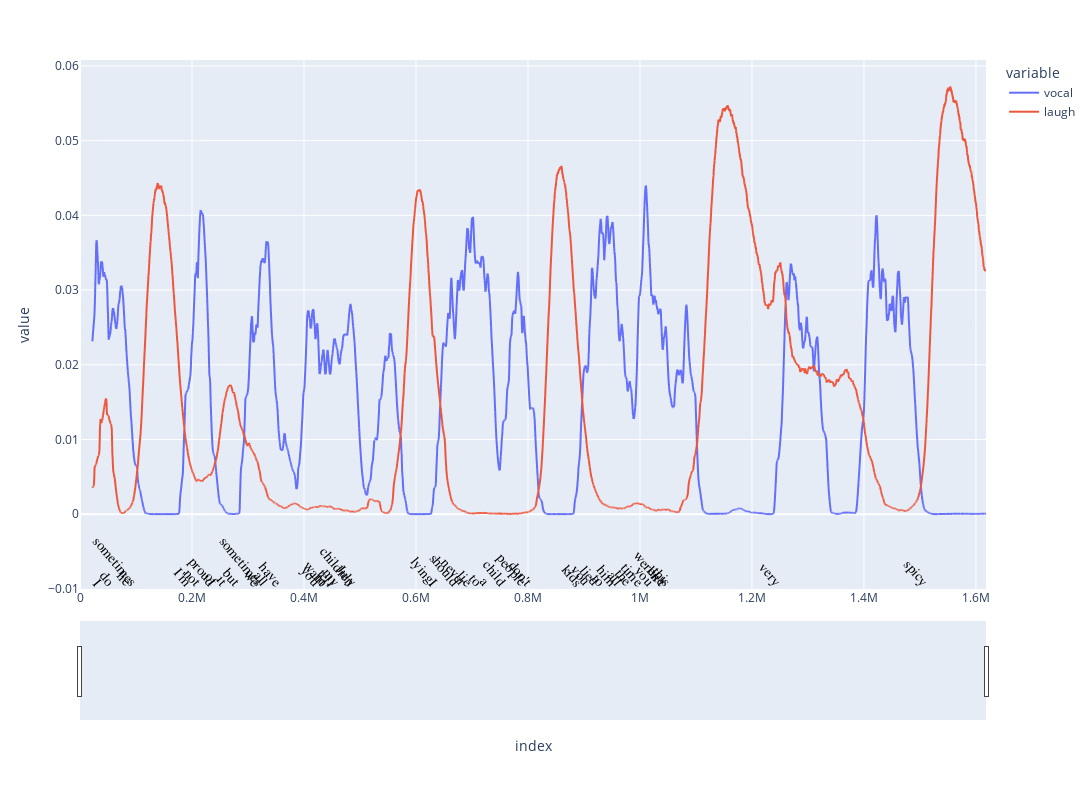

The notebook cell saved with this chart:
### Code cell
import numpy as np
import plotly.express as px
import plotly.graph_objects as go
from plotly.subplots import make_subplots


ind = 0
rate = laugh_Fs
px_fig = px.line(
    smooth,
    width=2000,
    height=800,
    # title=words,
    # text=words,
)
annotations = []
for start, end, words in out:
    ind += 1

    nwords = len(words.split())
    duration = end - start
    annotations += [
        go.layout.Annotation(
            x=x,
            y=-.01,
            # mode="text",
            text=word,
            # textposition="bottom center",
            font_size=14,
            font_family="Arial",
            font_color="black",
            yanchor="bottom",
            textangle=50,
            showarrow=False,
            borderwidth=0,
            borderpad=0,
            # yanchor='bottom',
        )
        for x, y, word in zip(
            np.linspace((start + .4 * duration) * rate, end * rate, nwords),
            np.repeat(smooth.max().to_numpy(), nwords),
            words.split(),
        )
    ]
px_fig.update_layout(
    xaxis=dict(rangeslider=dict(visible=True), type="linear"),
    annotations=annotations,
    # yaxis={"range":[0,.0028]}
)
px_fig.show()

### Figure 1 — Plotly figure (JSON) as saved in the notebook; plotly's stock layout.template omitted (floating-point values rounded to 4 significant figures; data arrays with more than 128 entries replaced by an {"elided": "..."} marker saying what was removed)
{"data": [{"hovertemplate": "variable=vocal<br>index=%{x}<br>value=%{y}<extra></extra>", "legendgroup": "vocal", "line": {"color": "#636efa", "dash": "solid"}, "marker": {"symbol": "circle"}, "mode": "lines", "name": "vocal", "showlegend": true, "type": "scattergl", "x": {"elided": "16180 int values"}, "xaxis": "x", "y": {"elided": "16180 float values"}, "yaxis": "y"}, {"hovertemplate": "variable=laugh<br>index=%{x}<br>value=%{y}<extra></extra>", "legendgroup": "laugh", "line": {"color": "#EF553B", "dash": "solid"}, "marker": {"symbol": "circle"}, "mode": "lines", "name": "laugh", "showlegend": true, "type": "scattergl", "x": {"elided": "16180 int values"}, "xaxis": "x", "y": {"elided": "16180 float values"}, "yaxis": "y"}], "layout": {"annotations": [{"borderpad": 0, "borderwidth": 0, "font": {"color": "black", "family": "Arial", "size": 14}, "showarrow": false, "text": "I", "textangle": 50, "x": 30960.0, "y": -0.01, "yanchor": "bottom"}, {"borderpad": 0, "borderwidth": 0, "font": {"color": "black", "family": "Arial", "size": 14}, "showarrow": false, "text": "do", "textangle": 50, "x": 46440.0, "y": -0.01, "yanchor": "bottom"}, {"borderpad": 0, "borderwidth": 0, "font": {"color": "black", "family": "Arial", "size": 14}, "showarrow": false, "text": "sometimes", "textangle": 50, "x": 61920.0, "y": -0.01, "yanchor": "bottom"}, {"borderpad": 0, "borderwidth": 0, "font": {"color": "black", "family": "Arial", "size": 14}, "showarrow": false, "text": "lie", "textangle": 50, "x": 77400.0, "y": -0.01, "yanchor": "bottom"}, {"borderpad": 0, "borderwidth": 0, "font": {"color": "black", "family": "Arial", "size": 14}, "showarrow": false, "text": "I'm", "textangle": 50, "x": 182300.0, "y": -0.01, "yanchor": "bottom"}, {"borderpad": 0, "borderwidth": 0, "font": {"color": "black", "family": "Arial", "size": 14}, "showarrow": false, "text": "not", "textangle": 50, "x": 199800.0, "y": -0.01, "yanchor": "bottom"}, {"borderpad": 0, "borderwidth": 0, "font": {"color": "black", "family": "Arial", "size": 14}, "showarrow": false, "text": "proud", "textangle": 50, "x": 217300.0, "y": -0.01, "yanchor": "bottom"}, {"borderpad": 0, "borderwidth": 0, "font": {"color": "black", "family": "Arial", "size": 14}, "showarrow": false, "text": "of", "textangle": 50, "x": 234800.0, "y": -0.01, "yanchor": "bottom"}, {"borderpad": 0, "borderwidth": 0, "font": {"color": "black", "family": "Arial", "size": 14}, "showarrow": false, "text": "it", "textangle": 50, "x": 252300.0, "y": -0.01, "yanchor": "bottom"}, {"borderpad": 0, "borderwidth": 0, "font": {"color": "black", "family": "Arial", "size": 14}, "showarrow": false, "text": "but", "textangle": 50, "x": 269800.0, "y": -0.01, "yanchor": "bottom"}, {"borderpad": 0, "borderwidth": 0, "font": {"color": "black", "family": "Arial", "size": 14}, "showarrow": false, "text": "sometimes", "textangle": 50, "x": 287200.0, "y": -0.01, "yanchor": "bottom"}, {"borderpad": 0, "borderwidth": 0, "font": {"color": "black", "family": "Arial", "size": 14}, "showarrow": false, "text": "we", "textangle": 50, "x": 304700.0, "y": -0.01, "yanchor": "bottom"}, {"borderpad": 0, "borderwidth": 0, "font": {"color": "black", "family": "Arial", "size": 14}, "showarrow": false, "text": "all", "textangle": 50, "x": 322200.0, "y": -0.01, "yanchor": "bottom"}, {"borderpad": 0, "borderwidth": 0, "font": {"color": "black", "family": "Arial", "size": 14}, "showarrow": false, "text": "have", "textangle": 50, "x": 339700.0, "y": -0.01, "yanchor": "bottom"}, {"borderpad": 0, "borderwidth": 0, "font": {"color": "black", "family": "Arial", "size": 14}, "showarrow": false, "text": "you", "textangle": 50, "x": 409000.0, "y": -0.01, "yanchor": "bottom"}, {"borderpad": 0, "borderwidth": 0, "font": {"color": "black", "family": "Arial", "size": 14}, "showarrow": false, "text": "want", "textangle": 50, "x": 418900.0, "y": -0.01, "yanchor": "bottom"}, {"borderpad": 0, "borderwidth": 0, "font": {"color": "black", "family": "Arial", "size": 14}, "showarrow": false, "text": "to", "textangle": 50, "x": 428800.0, "y": -0.01, "yanchor": "bottom"}, {"borderpad": 0, "borderwidth": 0, "font": {"color": "black", "family": "Arial", "size": 14}, "showarrow": false, "text": "tell", "textangle": 50, "x": 438700.0, "y": -0.01, "yanchor": "bottom"}, {"borderpad": 0, "borderwidth": 0, "font": {"color": "black", "family": "Arial", "size": 14}, "showarrow": false, "text": "my", "textangle": 50, "x": 448600.0, "y": -0.01, "yanchor": "bottom"}, {"borderpad": 0, "borderwidth": 0, "font": {"color": "black", "family": "Arial", "size": 14}, "showarrow": false, "text": "children", "textangle": 50, "x": 458500.0, "y": -0.01, "yanchor": "bottom"}, {"borderpad": 0, "borderwidth": 0, "font": {"color": "black", "family": "Arial", "size": 14}, "showarrow": false, "text": "July", "textangle": 50, "x": 475100.0, "y": -0.01, "yanchor": "bottom"}, {"borderpad": 0, "borderwidth": 0, "font": {"color": "black", "family": "Arial", "size": 14}, "showarrow": false, "text": "lying.", "textangle": 50, "x": 612500.0, "y": -0.01, "yanchor": "bottom"}, {"borderpad": 0, "borderwidth": 0, "font": {"color": "black", "family": "Arial", "size": 14}, "showarrow": false, "text": "I", "textangle": 50, "x": 630700.0, "y": -0.01, "yanchor": "bottom"}, {"borderpad": 0, "borderwidth": 0, "font": {"color": "black", "family": "Arial", "size": 14}, "showarrow": false, "text": "should", "textangle": 50, "x": 649000.0, "y": -0.01, "yanchor": "bottom"}, {"borderpad": 0, "borderwidth": 0, "font": {"color": "black", "family": "Arial", "size": 14}, "showarrow": false, "text": "never", "textangle": 50, "x": 667200.0, "y": -0.01, "yanchor": "bottom"}, {"borderpad": 0, "borderwidth": 0, "font": {"color": "black", "family": "Arial", "size": 14}, "showarrow": false, "text": "lie", "textangle": 50, "x": 685400.0, "y": -0.01, "yanchor": "bottom"}, {"borderpad": 0, "borderwidth": 0, "font": {"color": "black", "family": "Arial", "size": 14}, "showarrow": false, "text": "to", "textangle": 50, "x": 703600.0, "y": -0.01, "yanchor": "bottom"}, {"borderpad": 0, "borderwidth": 0, "font": {"color": "black", "family": "Arial", "size": 14}, "showarrow": false, "text": "a", "textangle": 50, "x": 721800.0, "y": -0.01, "yanchor": "bottom"}, {"borderpad": 0, "borderwidth": 0, "font": {"color": "black", "family": "Arial", "size": 14}, "showarrow": false, "text": "child", "textangle": 50, "x": 740000.0, "y": -0.01, "yanchor": "bottom"}, {"borderpad": 0, "borderwidth": 0, "font": {"color": "black", "family": "Arial", "size": 14}, "showarrow": false, "text": "people", "textangle": 50, "x": 768800.0, "y": -0.01, "yanchor": "bottom"}, {"borderpad": 0, "borderwidth": 0, "font": {"color": "black", "family": "Arial", "size": 14}, "showarrow": false, "text": "don't", "textangle": 50, "x": 785300.0, "y": -0.01, "yanchor": "bottom"}, {"borderpad": 0, "borderwidth": 0, "font": {"color": "black", "family": "Arial", "size": 14}, "showarrow": false, "text": "kids", "textangle": 50, "x": 877500.0, "y": -0.01, "yanchor": "bottom"}, {"borderpad": 0, "borderwidth": 0, "font": {"color": "black", "family": "Arial", "size": 14}, "showarrow": false, "text": "you", "textangle": 50, "x": 892800.0, "y": -0.01, "yanchor": "bottom"}, {"borderpad": 0, "borderwidth": 0, "font": {"color": "black", "family": "Arial", "size": 14}, "showarrow": false, "text": "lied", "textangle": 50, "x": 908145, "y": -0.01, "yanchor": "bottom"}, {"borderpad": 0, "borderwidth": 0, "font": {"color": "black", "family": "Arial", "size": 14}, "showarrow": false, "text": "to", "textangle": 50, "x": 923500.0, "y": -0.01, "yanchor": "bottom"}, {"borderpad": 0, "borderwidth": 0, "font": {"color": "black", "family": "Arial", "size": 14}, "showarrow": false, "text": "him", "textangle": 50, "x": 938800.0, "y": -0.01, "yanchor": "bottom"}, {"borderpad": 0, "borderwidth": 0, "font": {"color": "black", "family": "Arial", "size": 14}, "showarrow": false, "text": "all", "textangle": 50, "x": 954100.0, "y": -0.01, "yanchor": "bottom"}, {"borderpad": 0, "borderwidth": 0, "font": {"color": "black", "family": "Arial", "size": 14}, "showarrow": false, "text": "the", "textangle": 50, "x": 969400.0, "y": -0.01, "yanchor": "bottom"}, {"borderpad": 0, "borderwidth": 0, "font": {"color": "black", "family": "Arial", "size": 14}, "showarrow": false, "text": "time", "textangle": 50, "x": 984700.0, "y": -0.01, "yanchor": "bottom"}, {"borderpad": 0, "borderwidth": 0, "font": {"color": "black", "family": "Arial", "size": 14}, "showarrow": false, "text": "you", "textangle": 50, "x": 1006000.0, "y": -0.01, "yanchor": "bottom"}, {"borderpad": 0, "borderwidth": 0, "font": {"color": "black", "family": "Arial", "size": 14}, "showarrow": false, "text": "weren't", "textangle": 50, "x": 1017000.0, "y": -0.01, "yanchor": "bottom"}, {"borderpad": 0, "borderwidth": 0, "font": {"color": "black", "family": "Arial", "size": 14}, "showarrow": false, "text": "like", "textangle": 50, "x": 1027000.0, "y": -0.01, "yanchor": "bottom"}, {"borderpad": 0, "borderwidth": 0, "font": {"color": "black", "family": "Arial", "size": 14}, "showarrow": false, "text": "this", "textangle": 50, "x": 1038000.0, "y": -0.01, "yanchor": "bottom"}, {"borderpad": 0, "borderwidth": 0, "font": {"color": "black", "family": "Arial", "size": 14}, "showarrow": false, "text": "very", "textangle": 50, "x": 1231000.0, "y": -0.01, "yanchor": "bottom"}, {"borderpad": 0, "borderwidth": 0, "font": {"color": "black", "family": "Arial", "size": 14}, "showarrow": false, "text": "spicy", "textangle": 50, "x": 1492000.0, "y": -0.01, "yanchor": "bottom"}], "height": 800, "legend": {"title": {"text": "variable"}, "tracegroupgap": 0}, "margin": {"t": 60}, "width": 2000, "xaxis": {"anchor": "y", "autorange": true, "domain": [0, 1], "range": [0, 1617900], "rangeslider": {"autorange": true, "range": [0, 1617900], "visible": true, "yaxis": {"_template": null, "rangemode": "match"}}, "title": {"text": "index"}, "type": "linear"}, "yaxis": {"anchor": "x", "autorange": true, "domain": [0, 1], "range": [-0.01, 0.06079], "title": {"text": "value"}, "type": "linear"}}}
